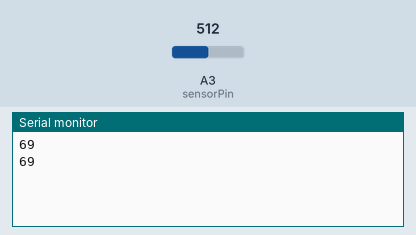
Simulated run of this sketch. Board: Arduino Uno, built with avr-gcc and run on an emulated ATmega328P. Parts: the last lines printed to the serial monitor. Inputs (shaded band) come from the test bench; at power-on: A3 (sensorPin) = 512.

Above: at 1.8 s.
1.9 s: A3 (sensorPin) set to 716
At 2.8 s:
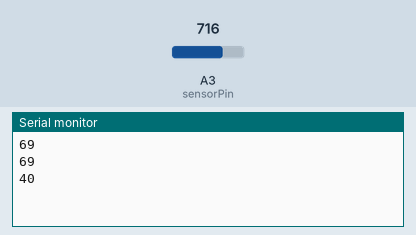
3.4 s: A3 (sensorPin) set to 900
At 4.5 s:
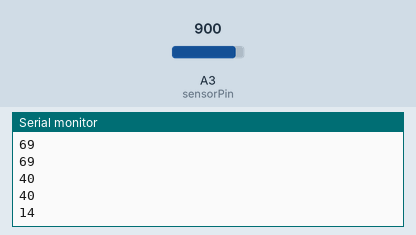
Timing chart, 0 to 6.4 s (numbered marks = the images above; inputs shaded):
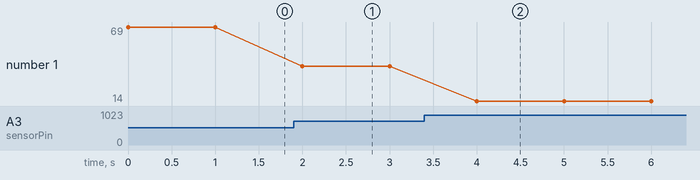

Measured:
- after the input at 1.9 s, the serial monitor: prints a new line after 0.10 s (image 1)
- after the input at 3.4 s, the serial monitor: prints a new line after 0.60 s (image 2)
- plotted number 1: 69 → 40 after the input at 1.9 s, 40 → 14 after the input at 3.4 s

The sketch:

arduino.ino
```cpp
#define sensorPin A3

int dryLimit = 1000;
int wetLimit = 300;

void setup() {
  Serial.begin(9600);
}

void loop() {
  int data = analogRead(sensorPin);

  int percent = map(data, dryLimit, wetLimit, 0, 100);
  percent = constrain(percent, 0, 100);
  Serial.println(percent);
  delay(1000);

}
```
